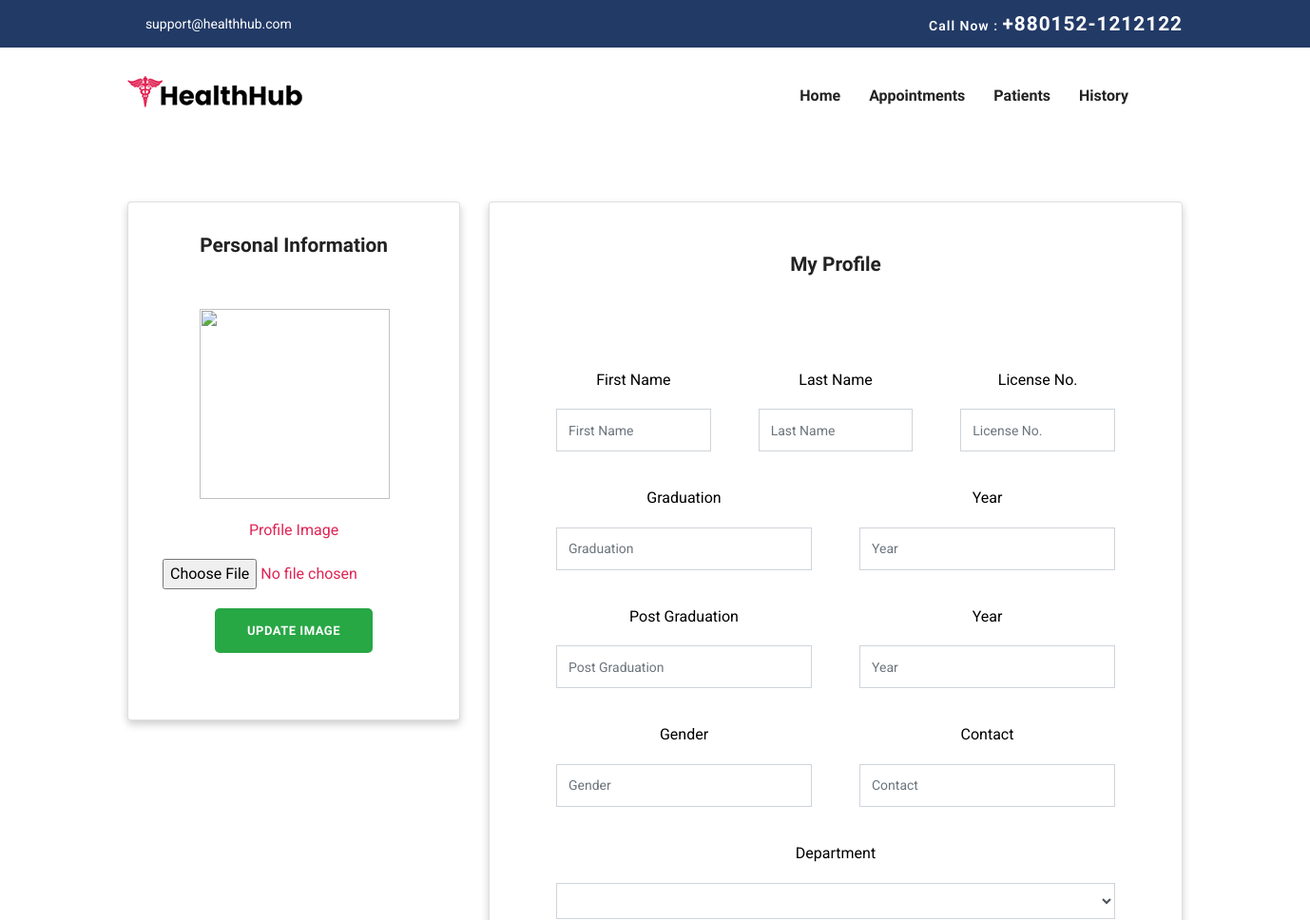
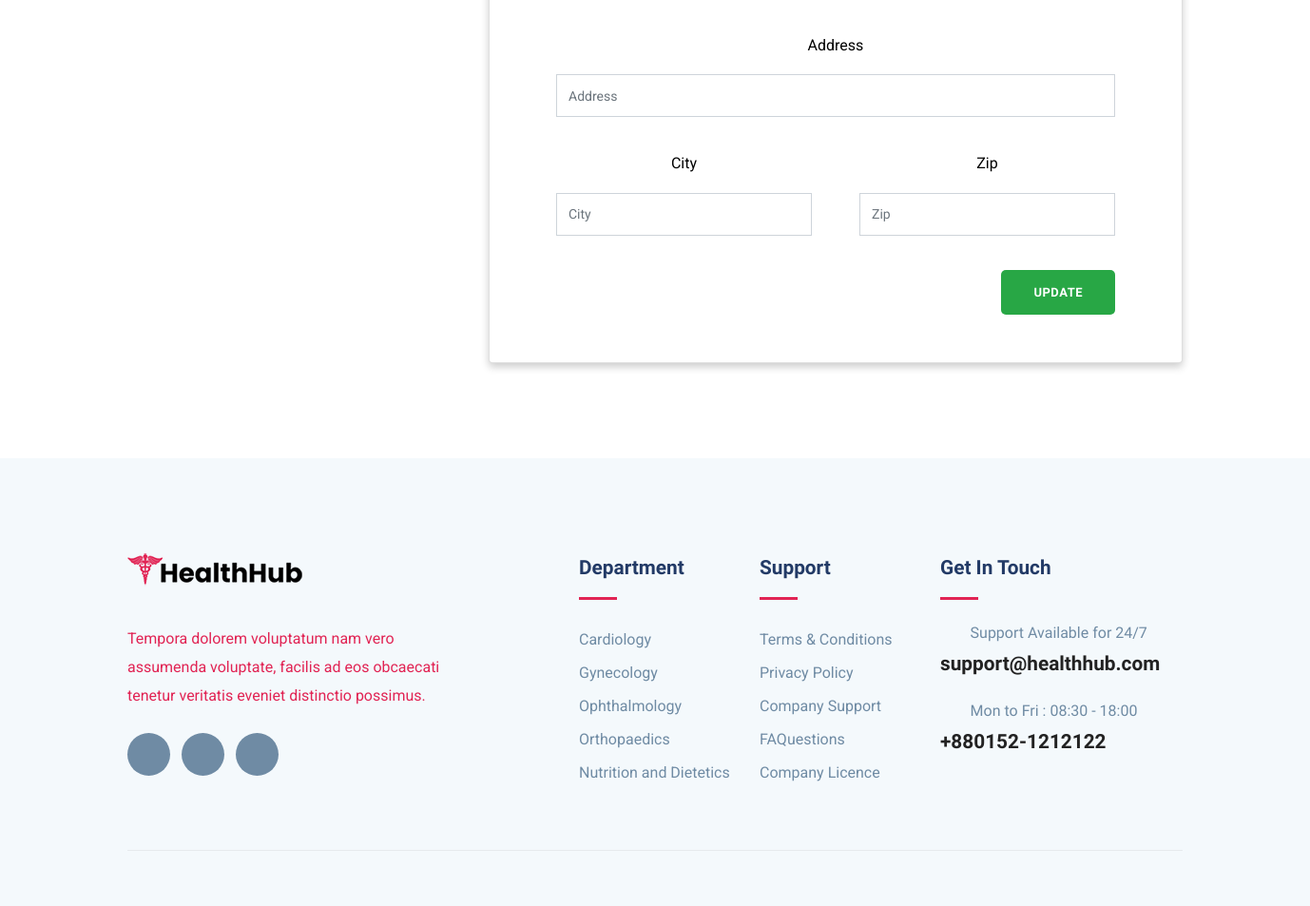
Page /doctor_profile.php on the committed database (2 pictures, top to bottom).
### tables this page shows
CREATE TABLE `department` (
  `dep_id` int(11) NOT NULL,
  `sched_id` int(11) NOT NULL DEFAULT 1,
  `image` varchar(250) NOT NULL,
  `dep_name` varchar(50) NOT NULL,
  `dep_short_description` varchar(250) NOT NULL,
  `dep_full_description` varchar(500) NOT NULL
);

### doctor_profile.php (the view, shortened to what the rows shown need)
<!DOCTYPE html>
<html lang="zxx">
<head>
    <link rel="stylesheet" href="plugins/bootstrap/css/bootstrap.min.css">
    <link rel="stylesheet" href="plugins/icofont/icofont.min.css">
    <link rel="stylesheet" href="plugins/slick-carousel/slick/slick.css">
    <link rel="stylesheet" href="plugins/slick-carousel/slick/slick-theme.css">
    <link rel="stylesheet" href="css/style.css">
</head>
<body id="top">
    <?php include_once("./templates/doc_header.php");?>
    <?php include_once("./templates/footer.php");?>
</body>
</html>

### templates/footer.php (shortened to what the rows shown need)
<?php
include_once("./database/config.php");
?>
	<footer class="footer section gray-bg">
		<div class="container">
			<div class="row">
				<div class="col-lg-2 col-md-6 col-sm-6">
					<div class="widget mb-5 mb-lg-0">
						<ul class="list-unstyled footer-menu lh-35">
						<?php
							$sql = "SELECT * FROM department LIMIT 5";
							$result = mysqli_query($conn, $sql);
							if($result){
								while($row=mysqli_fetch_assoc($result)){
									$name=$row['dep_name'];
									$id=$row['dep_id'];
						?>
							<li><a href="department-single.php?id=<?php echo $id ?>"><?php echo $name?></a></li>
							<?php
									}
								}
							?>
						</ul>
					</div>
				</div>
			</div>
		</div>
	</footer>

### rows in the picture
department: dep_name "Cardiology"
department: dep_name "Gynecology"
department: dep_name "Ophthalmology"
department: dep_name "Orthopaedics"
department: dep_name "Nutrition and Dietetics"
